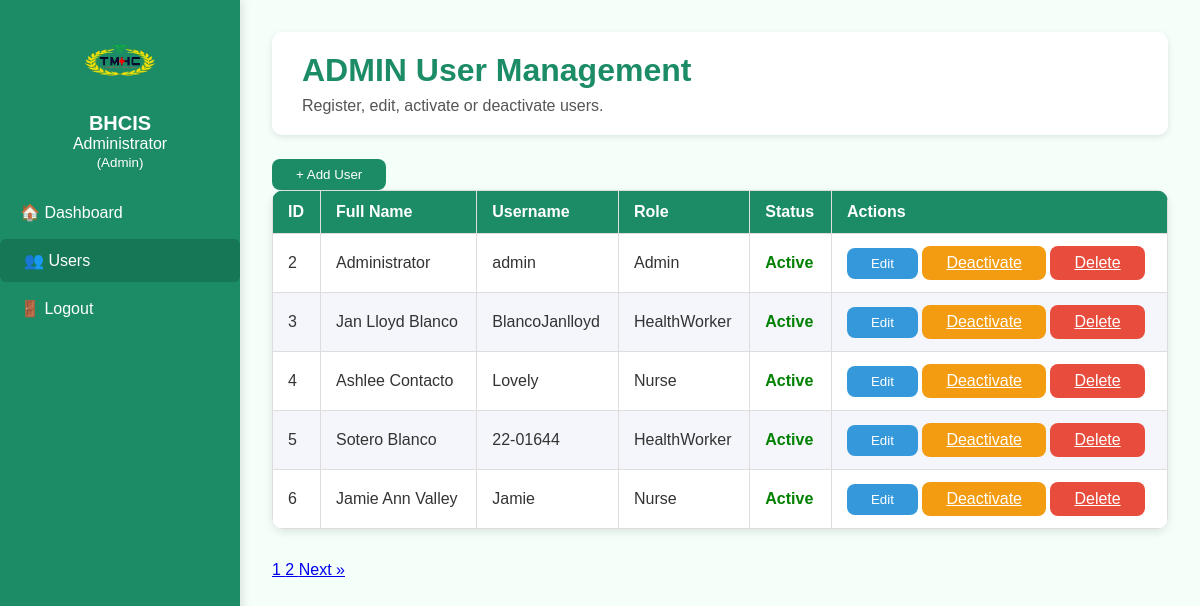
Page /register.php (signed in) on the committed database.
### tables this page shows
CREATE TABLE `users` (
  `user_id` int(11) NOT NULL,
  `fullname` varchar(100) DEFAULT NULL,
  `username` varchar(50) DEFAULT NULL,
  `password` varchar(255) DEFAULT NULL,
  `role` enum('Admin','HealthWorker','Midwife','Nurse') DEFAULT 'HealthWorker',
  `created_at` timestamp NOT NULL DEFAULT current_timestamp(),
  `status` enum('active','inactive') NOT NULL DEFAULT 'active'
);

### register.php (the view, shortened to what this page needs)
<?php
include('includes/db_connect.php');
$limit = 5;
$page = isset($_GET['page']) ? (int)$_GET['page'] : 1;
$start = ($page - 1) * $limit;
$countQuery = "SELECT COUNT(*) as total FROM users";
$totalResult = mysqli_query($conn, $countQuery);
$total = mysqli_fetch_assoc($totalResult)['total'];
$totalPages = ceil($total / $limit);
$result = mysqli_query($conn, "SELECT * FROM users ORDER BY user_id ASC LIMIT $start, $limit");
?>
<!DOCTYPE html>
<html lang="en">
<head>
<link rel="stylesheet" href="assets/css/style.css">
</head>
<body>
<div class="container">
    <div class="sidebar">
        <div class="sidebar-header">
            <img src="assets/images/logo1.png" alt="TMHC Logo">
            <h2>BHCIS</h2>
            <p class="welcome">
                <?=htmlspecialchars($_SESSION['fullname'])?><br>
                <small>(<?=htmlspecialchars($_SESSION['role'])?>)</small>
            </p>
        </div>
        <ul>
            <li><a href="dashboard.php">🏠 Dashboard</a></li>
            <li><a href="register.php" class="active">👥 Users</a></li>
            <li><a href="logout.php">🚪 Logout</a></li>
        </ul>
    </div>
    <div class="main-content">
        <div class="page-header">
            <h1>ADMIN User Management</h1>
            <p>Register, edit, activate or deactivate users.</p>
        </div>
        <button id="openUserModal" class="btn-primary">+ Add User</button>
        <table class="patients-table">
            <thead>
                <tr>
                    <th>ID</th>
                    <th>Full Name</th>
                    <th>Username</th>
                    <th>Role</th>
                    <th>Status</th>
                    <th>Actions</th>
                </tr>
            </thead>
            <tbody>
                <?php if(mysqli_num_rows($result) > 0): ?>
                    <?php while($row = mysqli_fetch_assoc($result)): ?>
                    <tr>
                        <td><?=$row['user_id']?></td>
                        <td><?=htmlspecialchars($row['fullname'])?></td>
                        <td><?=htmlspecialchars($row['username'])?></td>
                        <td><?=htmlspecialchars($row['role'])?></td>
                        <td>
                            <span class="<?= $row['status']=='active' ? 'status-active':'status-inactive' ?>">
                                <?= ucfirst($row['status']) ?>
                            </span>
                        </td>
                        <td>
                            <button class="btn-edit editBtn"
                                data-id="<?=$row['user_id']?>"
                                data-fullname="<?=htmlspecialchars($row['fullname'])?>"
                                data-username="<?=htmlspecialchars($row['username'])?>"
                                data-role="<?=$row['role']?>">
                                Edit
                            </button>
                            <a href="register.php?toggle=<?=$row['user_id']?>"
                               class="btn-warning"
                               onclick="return confirm('Are you sure you want to <?=$row['status']=="active" ? "deactivate" : "activate"?> this user?');">
                                <?=$row['status']=="active" ? "Deactivate" : "Activate"?>
                            </a>
                            <a href="register.php?delete=<?=$row['user_id']?>"
                               class="btn-delete"
                               onclick="return confirm('Delete this user permanently?');">
                               Delete
                            </a>
                        </td>
                    </tr>
                    <?php endwhile; ?>
                <?php else: ?>
                    <tr><td colspan="6" style="text-align:center;">No users found.</td></tr>
                <?php endif; ?>
            </tbody>
        </table>
        <div class="pagination">
            <?php for($i=1; $i<=$totalPages; $i++): ?>
                <a href="?page=<?= $i ?>" class="<?= $i==$page ? 'active' : '' ?>">
                    <?= $i ?>
                </a>
            <?php endfor; ?>
            <?php if($page < $totalPages): ?>
                <a href="?page=<?= $page+1 ?>">Next &raquo;</a>
            <?php endif; ?>
        </div>
    </div>
</div>
</body>
</html>

### assets/css/style.css (style rules this page uses)
:root { --primary-color: #1b8c66; --primary-hover: #157755; --background-gradient: linear-gradient(to right, #a8e6cf, #dcedc1); --text-color: #333; --error-color: #e74c3c; --card-bg: #fff; --dashboard-bg: #f5fff9; --transition-speed: 0.3s; --success: #d4edda; --success-text: #155724; --error-bg: #f8d7da; --error-text: #721c24; --pending: #fff3cd; --pending-text: #856404; }
* { box-sizing: border-box; margin: 0; padding: 0; }
body { background: var(--background-gradient); font-family: "Poppins", sans-serif; color: var(--text-color); }
button, .btn-primary, .btn-edit, .btn-delete, .btn-warning, .modal form button { display: inline-block; padding: 0.5rem 1.5rem; border-radius: 8px; font-weight: 500; text-align: center; white-space: nowrap; cursor: pointer; transition: background var(--transition-speed), transform var(--transition-speed), opacity var(--transition-speed); border: none; box-shadow: none; }
.btn-primary { background: var(--primary-color); color: #fff; }
.btn-edit { background: #3498db; color: #fff; }
.btn-delete { background: var(--error-color); color: #fff; }
.btn-warning { background: #f39c12; color: #fff; }
.container { display: flex; min-height: 100vh; }
.sidebar { width: 240px; background-color: var(--primary-color); color: white; display: flex; flex-direction: column; align-items: center; padding: 1.25rem 0; position: fixed; left: 0; top: 0; height: 100vh; max-height: 100vh; overflow-y: auto; box-shadow: 3px 0 8px rgba(0,0,0,0.1); }
.sidebar-header { text-align: center; margin-bottom: 1.25rem; }
.sidebar-header img { width: 80px; margin-bottom: 0.5rem; }
.sidebar-header h2 { font-size: 1.25rem; font-weight: 600; }
.sidebar ul { list-style: none; padding: 0; width: 100%; }
.sidebar ul li a { display: block; color: white; text-decoration: none; padding: 0.75rem 1.25rem; font-weight: 500; border-radius: 6px; margin-bottom: 5px; transition: background var(--transition-speed), padding-left var(--transition-speed); }
.sidebar ul li a:hover, .sidebar ul li a.active { background-color: var(--primary-hover); padding-left: 1.5rem; }
.main-content { flex: 1; margin-left: 240px; background: var(--dashboard-bg); padding: 2rem; min-height: 100vh; }
.page-header { background: var(--card-bg); padding: 1.25rem 1.875rem; border-radius: 10px; box-shadow: 0 2px 6px rgba(0,0,0,0.1); margin-bottom: 1.5rem; }
.page-header h1 { color: var(--primary-color); margin: 0; }
.page-header p { color: #555; margin-top: 0.5rem; }
.patients-table { width: 100%; border-collapse: collapse; background: var(--card-bg); border-radius: 12px; overflow: hidden; box-shadow: 0 3px 8px rgba(0,0,0,0.1); margin-bottom: 2rem; }
.patients-table th, .patients-table td { padding: 12px 15px; text-align: left; border: 1px solid #ddd; }
.patients-table th { background: var(--primary-color); color: #fff; font-weight: 600; }
.patients-table tr:nth-child(even) { background: #f4f6fb; }
.status-active { color: green; font-weight: bold; }

### rows in the picture
users: user_id "2", fullname "Administrator", username "admin", role "Admin", status "Active", shows "Deactivate"
users: user_id "3", fullname "Jan Lloyd Blanco", username "BlancoJanlloyd", role "HealthWorker", status "Active", shows "Deactivate"
users: user_id "4", fullname "Ashlee Contacto", username "Lovely", role "Nurse", status "Active", shows "Deactivate"
users: user_id "5", fullname "Sotero Blanco", username "22-01644", role "HealthWorker", status "Active", shows "Deactivate"
users: user_id "6", fullname "Jamie Ann Valley", username "Jamie", role "Nurse", status "Active", shows "Deactivate"

### other values in the picture
$_SESSION['fullname'] "Administrator"
$_SESSION['role'] "Admin"
